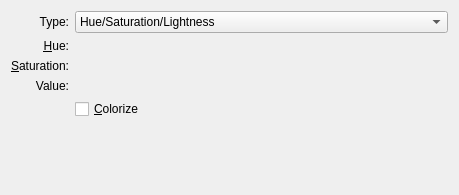
<?xml version="1.0" encoding="UTF-8"?>
<ui version="4.0">
 <class>WdgHSVAdjustment</class>
 <widget class="QWidget" name="WdgHSVAdjustment">
  <property name="geometry">
   <rect>
    <x>0</x>
    <y>0</y>
    <width>459</width>
    <height>195</height>
   </rect>
  </property>
  <layout class="QGridLayout">
   <item row="1" column="0">
    <widget class="QLabel" name="label">
     <property name="sizePolicy">
      <sizepolicy hsizetype="Preferred" vsizetype="Preferred">
       <horstretch>0</horstretch>
       <verstretch>0</verstretch>
      </sizepolicy>
     </property>
     <property name="text">
      <string>&amp;Hue:</string>
     </property>
     <property name="alignment">
      <set>Qt::AlignRight|Qt::AlignTrailing|Qt::AlignVCenter</set>
     </property>
     <property name="buddy">
      <cstring>hue</cstring>
     </property>
    </widget>
   </item>
   <item row="5" column="0" colspan="2">
    <spacer>
     <property name="orientation">
      <enum>Qt::Vertical</enum>
     </property>
     <property name="sizeHint" stdset="0">
      <size>
       <width>20</width>
       <height>40</height>
      </size>
     </property>
    </spacer>
   </item>
   <item row="2" column="1">
    <widget class="KIntNumInput" name="saturation" native="true">
     <property name="sizePolicy">
      <sizepolicy hsizetype="MinimumExpanding" vsizetype="Fixed">
       <horstretch>0</horstretch>
       <verstretch>0</verstretch>
      </sizepolicy>
     </property>
     <property name="minimum" stdset="0">
      <number>-100</number>
     </property>
     <property name="maximum" stdset="0">
      <number>100</number>
     </property>
     <property name="sliderEnabled" stdset="0">
      <bool>true</bool>
     </property>
    </widget>
   </item>
   <item row="3" column="1">
    <widget class="KIntNumInput" name="value" native="true">
     <property name="sizePolicy">
      <sizepolicy hsizetype="MinimumExpanding" vsizetype="Fixed">
       <horstretch>0</horstretch>
       <verstretch>0</verstretch>
      </sizepolicy>
     </property>
     <property name="minimum" stdset="0">
      <number>-100</number>
     </property>
     <property name="maximum" stdset="0">
      <number>100</number>
     </property>
     <property name="sliderEnabled" stdset="0">
      <bool>true</bool>
     </property>
    </widget>
   </item>
   <item row="2" column="0">
    <widget class="QLabel" name="label_2">
     <property name="sizePolicy">
      <sizepolicy hsizetype="Preferred" vsizetype="Preferred">
       <horstretch>0</horstretch>
       <verstretch>0</verstretch>
      </sizepolicy>
     </property>
     <property name="text">
      <string>&amp;Saturation:</string>
     </property>
     <property name="scaledContents">
      <bool>false</bool>
     </property>
     <property name="alignment">
      <set>Qt::AlignRight|Qt::AlignTrailing|Qt::AlignVCenter</set>
     </property>
     <property name="buddy">
      <cstring>saturation</cstring>
     </property>
    </widget>
   </item>
   <item row="0" column="0">
    <widget class="QLabel" name="lblType">
     <property name="text">
      <string>Type:</string>
     </property>
     <property name="alignment">
      <set>Qt::AlignRight|Qt::AlignTrailing|Qt::AlignVCenter</set>
     </property>
     <property name="buddy">
      <cstring>cmbType</cstring>
     </property>
    </widget>
   </item>
   <item row="1" column="1">
    <widget class="KIntNumInput" name="hue" native="true">
     <property name="sizePolicy">
      <sizepolicy hsizetype="MinimumExpanding" vsizetype="Fixed">
       <horstretch>0</horstretch>
       <verstretch>0</verstretch>
      </sizepolicy>
     </property>
     <property name="minimum" stdset="0">
      <number>-180</number>
     </property>
     <property name="maximum" stdset="0">
      <number>180</number>
     </property>
     <property name="sliderEnabled" stdset="0">
      <bool>true</bool>
     </property>
    </widget>
   </item>
   <item row="3" column="0">
    <widget class="QLabel" name="label_3">
     <property name="text">
      <string>Value:</string>
     </property>
     <property name="alignment">
      <set>Qt::AlignRight|Qt::AlignTrailing|Qt::AlignVCenter</set>
     </property>
     <property name="buddy">
      <cstring>value</cstring>
     </property>
    </widget>
   </item>
   <item row="0" column="1">
    <widget class="QComboBox" name="cmbType">
     <property name="currentIndex">
      <number>1</number>
     </property>
     <item>
      <property name="text">
       <string>Hue/Saturation/Value</string>
      </property>
     </item>
     <item>
      <property name="text">
       <string>Hue/Saturation/Lightness</string>
      </property>
     </item>
    </widget>
   </item>
   <item row="4" column="1">
    <widget class="QCheckBox" name="chkColorize">
     <property name="text">
      <string>&amp;Colorize</string>
     </property>
    </widget>
   </item>
  </layout>
 </widget>
 <customwidgets>
  <customwidget>
   <class>KIntNumInput</class>
   <extends>QWidget</extends>
   <header>knuminput.h</header>
  </customwidget>
 </customwidgets>
 <resources/>
 <connections/>
</ui>
